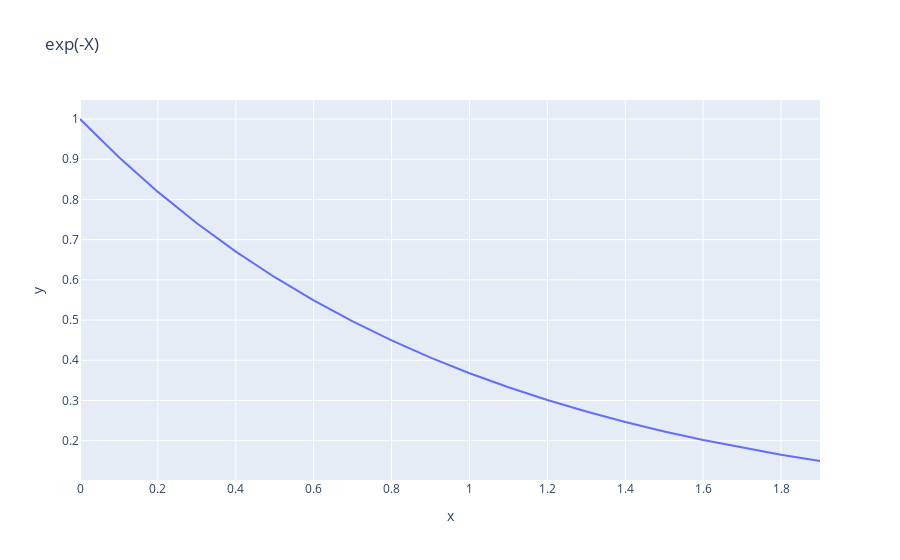

Notebook source saved alongside this figure:
### Code cell
fig = px.line(x = x, y=fx, title=expression.value)
fig.show()

### Figure 1 — Plotly figure (JSON) as saved in the notebook; plotly's stock layout.template omitted (floating-point values rounded to 4 significant figures)
{"data": [{"hovertemplate": "x=%{x}<br>y=%{y}<extra></extra>", "legendgroup": "", "line": {"color": "#636efa", "dash": "solid"}, "marker": {"symbol": "circle"}, "mode": "lines", "name": "", "orientation": "v", "showlegend": false, "type": "scatter", "x": [0, 0.1, 0.2, 0.3, 0.4, 0.5, 0.6, 0.7, 0.8, 0.9, 1, 1.1, 1.2, 1.3, 1.4, 1.5, 1.6, 1.7, 1.8, 1.9], "xaxis": "x", "y": [1, 0.9048, 0.8187, 0.7408, 0.6703, 0.6065, 0.5488, 0.4966, 0.4493, 0.4066, 0.3679, 0.3329, 0.3012, 0.2725, 0.2466, 0.2231, 0.2019, 0.1827, 0.1653, 0.1496], "yaxis": "y"}], "layout": {"legend": {"tracegroupgap": 0}, "title": {"text": "exp(-X)"}, "xaxis": {"anchor": "y", "domain": [0, 1], "title": {"text": "x"}}, "yaxis": {"anchor": "x", "domain": [0, 1], "title": {"text": "y"}}}}
